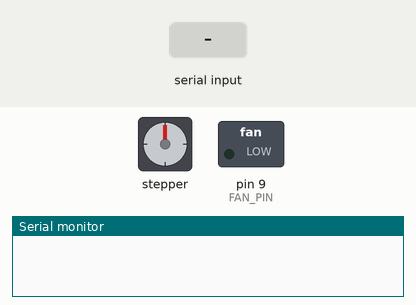
Recording of a sketch running on a simulated Arduino Uno, built with avr-gcc and run on an emulated ATmega328P. On the bench: stepper motor, switched loads named in the sketch (green lamp = pin HIGH), the last lines printed to the serial monitor. Inputs (shaded band) come from the test bench. Stepper angles assume 200 steps per turn.

Above: at 1.2 s.
1.3 s: "70\n" received over Serial
At 2.5 s:
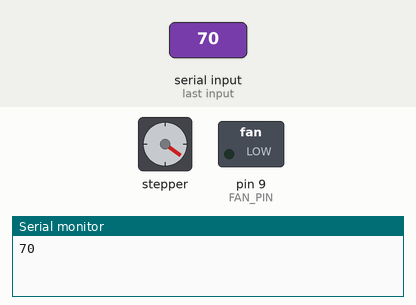
3.5 s: "45\n" received over Serial
At 4.9 s:
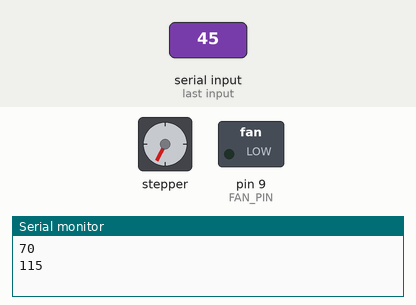
5.4 s: "90\n" received over Serial
At 5.89 s:
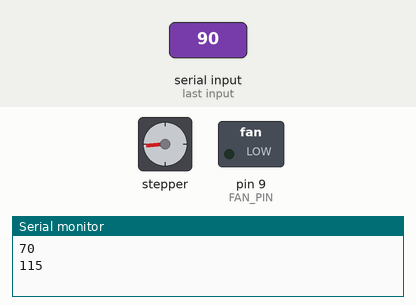
7.8 s: byte 70 (70) received over Serial
At 9.0 s:
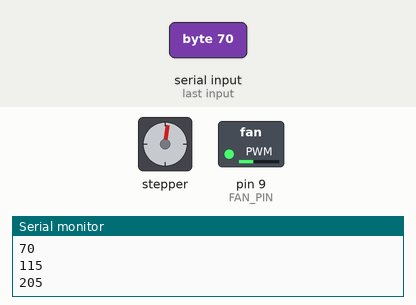
9.3 s: "200\n" received over Serial
At 9.79 s:
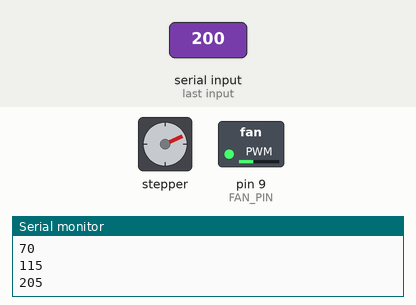
12.3 s: "90,45\n" received over Serial
At 13.11 s:
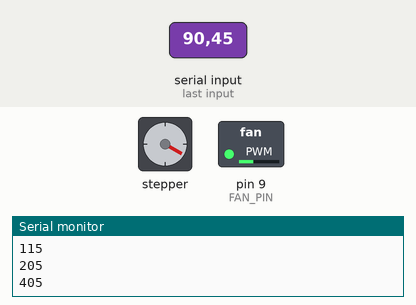
Timing chart, 0 to 18.3 s (numbered marks = the images above; inputs shaded):
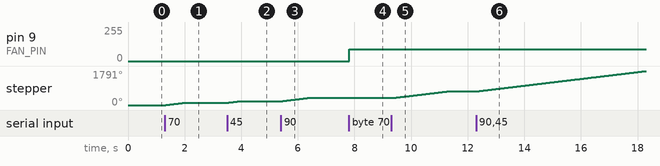

Measured:
- after the input at 1.3 s, stepper: turns 126° clockwise in 0.69 s, starting at once
- after the input at 3.5 s, stepper: turns 81° clockwise in 0.44 s, starting at once
- after the input at 5.4 s, stepper: turns 162° clockwise in 0.89 s, starting at once
- after the input at 7.8 s, pin 9 (FAN_PIN): 0/255 → 90/255 at once
- after the input at 9.3 s, stepper: turns 360° clockwise in 2.0 s, starting at once
- after the input at 12.3 s, stepper: keeps turning clockwise at about 179°/s, starting after 0.06 s

The sketch:

clayStepper.ino
```cpp
/* Stepper Motor Control - one step at a time

 This program drives a unipolar or bipolar stepper motor.
 The motor is attached to digital pins 8 - 11 of the Arduino.

 The motor will step one step at a time, very slowly.  You can use this to
 test that you've got the four wires of your stepper wired to the correct
 pins. If wired correctly, all steps should be in the same direction.

Use this also to count the number of steps per revolution of your motor,
 if you don't know it.  Then plug that number into the oneRevolution
 example to see if you got it right.

 Created 30 Nov. 2009
 by Tom Igoe

 Later Enhanced by ClayBro: 10/16/2014

 this included stepper.h/stepper.cpp values that aren't in the original class that comes with your Arduino
 update them here: http://forum.arduino.cc/index.php/topic,143276.0.html


 */

#include <Stepper.h>

#define FAN_PIN 9                                // the fan is hooked up to pin 9
const int stepsPerRevolution = 200;              // change this to fit the number of steps per revolution for your motor
const int RPM = 30;                               // much over thirty is too fast to respond to
int step_mode = 4;                               // 4 = full, 8 = half
int yPosition = 0;                               // number of steps the motor has taken
byte byte_step;                                  // serial only reads in bytes
long previous = stepsPerRevolution/2;            // This may come in handy
char dataIn;
int step_size[5];
int count = 0;
int i;
int num_steps = 0;
boolean neg = false;                            // Default to positive steps
boolean FAN = false;                            // Default to fan off

// initialize the stepper library on pins :
Stepper myStepper(stepsPerRevolution, 60,61,56,57, step_mode);         //Stepper(number_of_steps, motor_pin_1, motor_pin_2, motor_pin_3, motor_pin_4)


void setup() {
  // initialize the serial port:
  Serial.begin(9600);
  myStepper.setSpeed(RPM);
}


void loop() {
   while(Serial.available()>0) {
      dataIn = Serial.read();
      if (dataIn == 70 && FAN == false){
         FAN = true;
         analogWrite(FAN_PIN,90);              //   WRITE(FAN_PIN, HIGH); PWM because we have a 5V fan on a 12V pin
         dataIn = count = 0;
      }
      else if(dataIn == 70 && FAN == true){
         FAN = false;
         digitalWrite(FAN_PIN,LOW);            //   turn the fan off
         dataIn = count = 0;
      }
      else if(dataIn == 45){                //    case you recieve a negative, defaults to false (positive)
         neg = true;
         count = 0;                            //   count back one so you dont mess up the array
      }
      else{
         step_size[count] = dataIn;               // make an array
         count++;                                 //   count is the length of the array
      }
      delay(10);
   }

   if (step_size[0] > 0){                     // must do this outside the loop because calculations are dependent on the size of the array
      for(i=0; i < count; i++){
          num_steps = num_steps + pow(10,(count-2))*(step_size[i]-48);    //convert it to a base 10 number for us humans
          step_size[i] = 0;                                                // clear out the memory for the next loop
          count--;

      }

      if(neg == true){
         num_steps = num_steps*-1;    // Make it negative then default it back to positive
         neg = false;
      }
    //Serial.println(num_steps);

      myStepper.step(num_steps);
      yPosition = yPosition + num_steps;
      Serial.println(yPosition);
      count = 0;
      num_steps = 0;
   }

   //////////// Make it so that it wont crash ////////////////////
   // Pin 14 is Y-min
   // Pin 15 is Y-Max


   delay(10);

}
```
